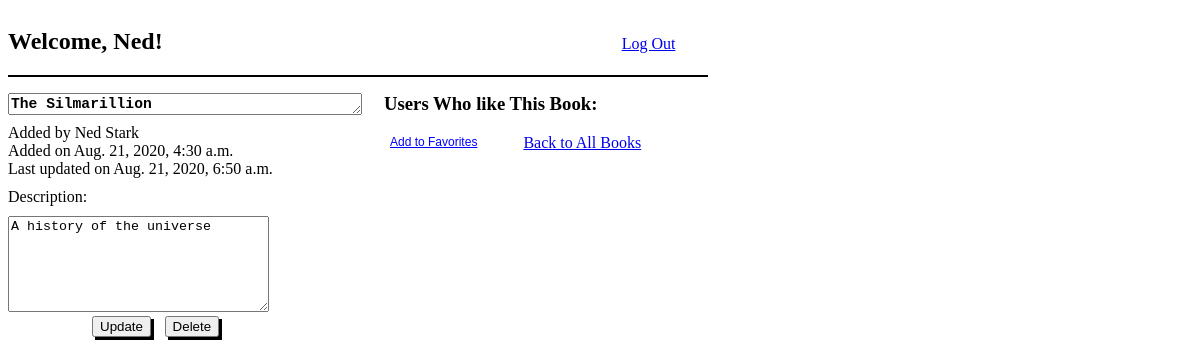
The page /user/show-book/3 (signed in) on the database its author committed.
### main/models.py (models this page shows)
class User(models.Model):
    first_name = models.CharField(max_length=45)
    last_name = models.CharField(max_length=45)
    email = models.CharField(max_length=45)
    password = models.CharField(max_length=255)
    created_at = models.DateTimeField(auto_now_add = True)
    updated_at = models.DateTimeField(auto_now = True)
    objects = UserManager()

class Book(models.Model):
    tittle = models.CharField(max_length=255)
    desc = models.TextField()
    uploaded_by = models.ForeignKey(
        User,
        related_name='books_uploaded',
        on_delete=models.CASCADE)
    users_who_like = models.ManyToManyField(
        User,
        related_name='fav_books')
    created_at = models.DateTimeField(auto_now_add = True)
    updated_at = models.DateTimeField(auto_now = True)

### main/views.py (the view)
# urls.py: path('user/show-book/<int:book_id>', views.display_book_info), #GET: if user is not logged in: redirect to root. If user is logged in, render book_info.html (which includes input form mark book as fav
def display_book_info(request, book_id):
    if "user_id" not in request.session:
        messages.error(request, "You need to log in to see that page.")
        return redirect("/")
    context = {
        "current_user": User.objects.get(id=request.session["user_id"]),
        "all_books": Book.objects.all(),
        "this_book": Book.objects.get(id=book_id),
        'book_id': book_id,
    }
    return render(request, 'book_info.html', context)

### main/templates/book_info.html (shortened to what this page needs)
<!DOCTYPE html>
<html lang="en">
<head>
    {% load static %}
    <link rel='stylesheet' href='{% static 'bookInfoStyle.css' %}'>
</head>
<body>
    <div id="container">
        <div id="headerBar">
            <h2>Welcome, {{ current_user.first_name }}!</h2>
            <a href="/user/logout">Log Out</a>
        </div>
        <div class="sideBox">
            {% if current_user.id == this_book.uploaded_by.id %}
                <form id="leftForm" action="/user/update-book/{{ book_id }}" method="POST">
                    <textarea class="tittle" name="tittle" id="" cols="37" rows="1">{{ this_book.tittle }}</textarea>
                    <p class="list">Added by {{ this_book.uploaded_by.first_name }} {{ this_book.uploaded_by.last_name }}</p>
                    <p class="list">Added on {{ this_book.created_at }}</p>
                    <p class="list">Last updated on {{ this_book.updated_at }}</p>
                    <label for="desc">Description: </label>
                    <textarea name="desc" cols="30" rows="6">{{this_book.desc}}</textarea>
                    <button>Update</button>
                </form>
                <form class="buttonForm" action="/user/book/{{ this_book.id }}/delete" method="POST">
                    <button>Delete</button>
                </form>
            </div>
        {% else %}
            <h2>{{ this_book.tittle }}</h2>
            <p>Added on {{ this_book.created_at }}</p>
            <p>Last updated on on {{ this_book.updated_at }}</p>
            <p>Description: {{this_book.desc}}</p>
            {% endif %}
        </div>
        <div class="sideBox">
            <ul><h3>Users Who like This Book:</h3>
                {% if current_user not in this_book.users_who_like.all %}
                    <form action="/user/update-fav-book/{{this_book.id}}" method = "POST">
                        <button class="linkStyle">Add to Favorites</button>
                    </form>
                {% endif %}
            </ul>
        <a id="back" href="/user/books">Back to All Books</a>
    </div>
</body>
</html>

### main/static/bookInfoStyle.css (style rules this page uses)
#container { width: 700px; }
#headerBar h2 { display: inline-block; }
#headerBar a { display: inline-block; margin-left: 65%; }
#headerBar { width: 100%; border-bottom: 2px solid black; }
.sideBox { float: left; display: inline-block; width: 48%; }
.list { margin: 0px; }
.tittle { font-size: 11pt; font-weight: bold; margin-bottom: 5px; margin-top: 0; }
label { float: left; margin-right: 5px; }
label, textarea { margin-top: 10px; }
.buttonForm { display: inline; float: left; }
button { box-shadow: 3px 3px black; float: left; margin-left: 25% }
.linkStyle { background: transparent; border: none; box-shadow: none; text-decoration: underline; font-size: 9pt; color: blue; margin-left: 0; display: block; margin-bottom: 120px; }
#back { margin-left: 40px; }
h3 { margin-top: 0; }
#leftForm { padding-top: 16px; }

### rows shown on the page
User: first_name "Ned"
Book: tittle "The Silmarillion", uploaded_by.first_name "Ned", uploaded_by.last_name "Stark", created_at "Aug. 21, 2020, 4:30 a.m.", updated_at "Aug. 21, 2020, 6:50 a.m.", desc "A history of the universe"
